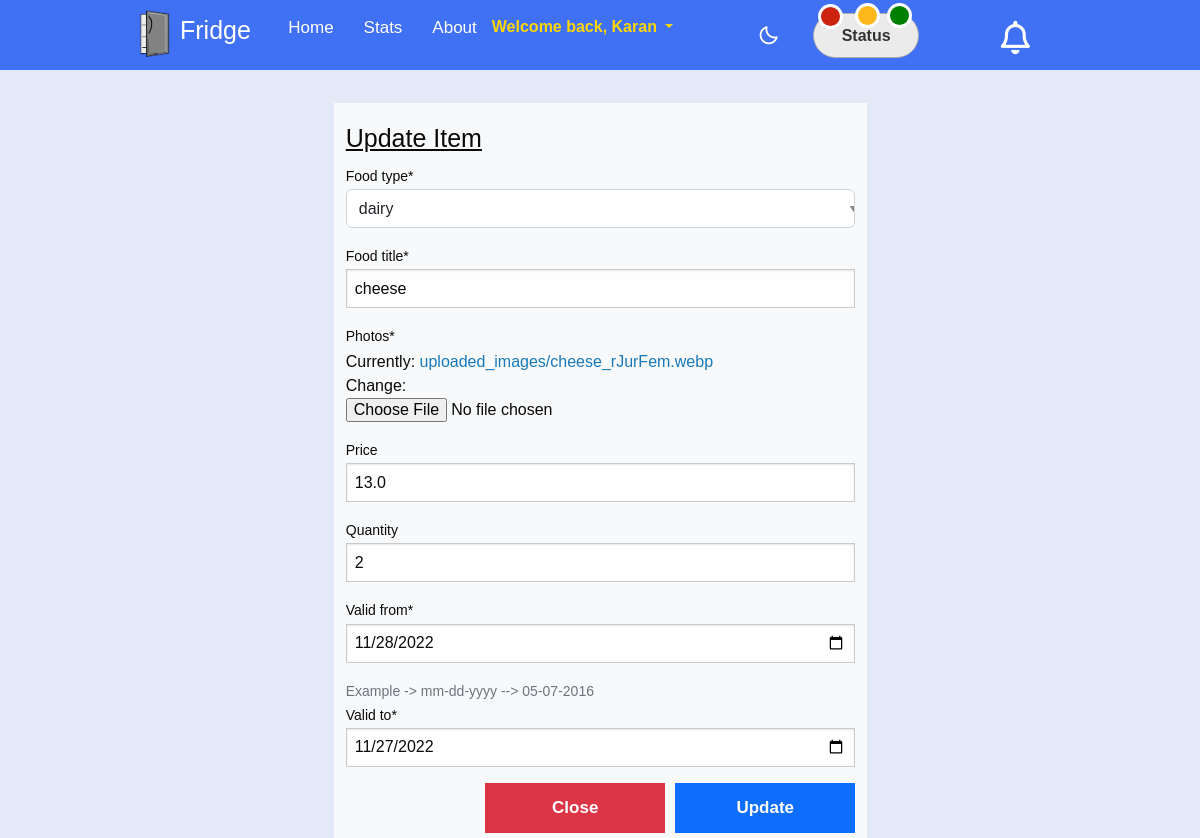
The app's page /edit/42 (signed in), older data.
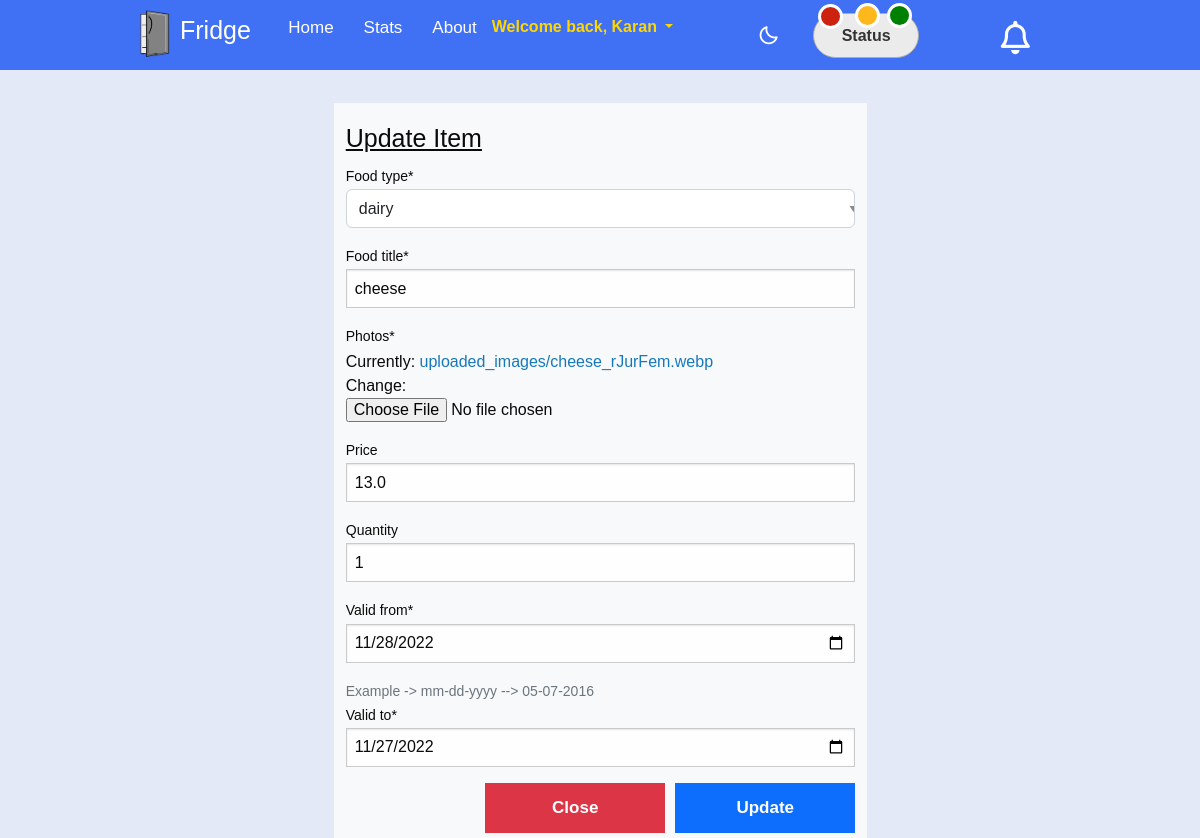
The same page, newer data.
### app1/models.py (models this page shows, shortened)
class Item(models.Model):
    STATUS_CHOICES1 = (
        ('dairy', 'dairy'),
        ('beverages', 'beverages'),
        ('frozen vegetables', 'frozen vegetables'),
        ('meat', 'meat'),
        ('fruits', 'fruits'),
    )
    STATUS = (
        ('Expired', 'Expired'),
        ('Warning', 'Warning'),
        ('Good', 'Good')
    )
    food_type = models.CharField(max_length=100, choices=STATUS_CHOICES1)
    food_title = models.CharField(max_length=120)
    photos = models.ImageField(upload_to='uploaded_images/')
    price = models.FloatField(blank=True, null=True, default=0)
    quantity = models.PositiveIntegerField(blank=True, null=True, default=0)
    valid_from = models.DateField(blank=True, null=True,auto_now=False, auto_now_add=False)
    valid_to = models.DateField(blank=True, null=True,auto_now=False, auto_now_add=False)
    timestamp = models.DateTimeField(blank=True, null=True,auto_now_add=True)
    author = models.ForeignKey(Profile, default = "",on_delete=models.CASCADE)
    status = models.CharField(default='Good',max_length=100, choices=STATUS)
    delta = models.IntegerField(blank=True, null=True, default=0)
    daystill = models.IntegerField(blank=True, null=True, default=0)
    humanize_time = models.IntegerField(blank=True, null=True, default=0)
    humanize_time1 = models.IntegerField(blank=True, null=True, default=0)
    class Meta:
        verbose_name_plural = "Items"

### app1/views.py (the view)
# urls.py: path('edit/<int:pk>', item_update, name='item_update'),
@login_required
def item_update(request, pk):
    data = get_object_or_404(Item, pk=pk, author=request.user.id)
    form = ItemForm(instance=data)
    if request.method == "POST":
        form = ItemForm(request.POST, request.FILES, instance=data)
        if form.is_valid():
            form.save()
            messages.success(request, "Successfully updated item ...!!!")
            return redirect('item_list')
    context = {
        "form": form
    }
    return render(request, 'update_item.html', context)

### app1/forms.py
class ItemForm(forms.ModelForm):
    valid_to = forms.DateField(
        widget = forms.DateInput(
            attrs={
                'type': 'date',
                'class': 'form-control'},
            )
    )
    valid_from = forms.DateField(
        widget = forms.DateInput(
            attrs={
                'type': 'date',
                'class': 'form-control'},
            )
    )
    class Meta:
        model = Item
        fields = ('food_type', 'food_title', 'photos', 'price', 'quantity', 'valid_from', 'valid_to')
    def __init__(self, *args, **kwargs):
        super(ItemForm, self).__init__(*args, **kwargs)
        self.fields['valid_from'].help_text = "Example -> mm-dd-yyyy --> 05-07-2016"

### templates/update_item.html (shortened to what this page needs)
{% extends 'base.html' %}
{% load crispy_forms_tags %}
{% block content %}
    <div class="container mt-5">
        <div class="row justify-content-center ">
            <div class="col-md-6 col-sm-4 bg-light">
                <h4 class="mt-3"><u>Update Item</u></h4>
                <form action="" method="post" enctype="multipart/form-data">
                    {{ form|crispy }}
                    <div class="modal-footer ">
                        <button type="submit" class="btn btn-danger" id="updbtn" data-bs-dismiss="modal">Close</button>
                        <button type="submit" class="btn btn-primary ">Update</button>
                    </div>
                </form>
            </div>
        </div>
    </div>
{% endblock %}

Row changes from the older to the newer data that the page shows:
changed Item "dairy": quantity "2" → "1"
